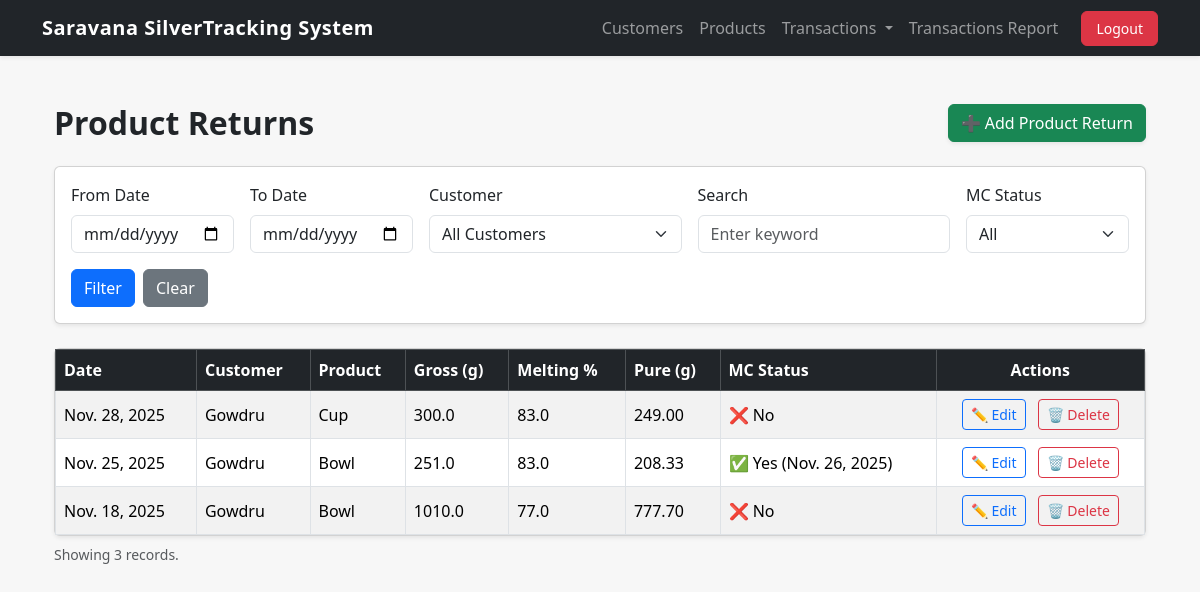
Page /transactions/product-return/list/ (signed in) on the committed database.
### transactions/models.py (models this page shows, shortened)
class ProductReturn(models.Model):
    customer = models.ForeignKey(Customer, on_delete=models.CASCADE)
    product = models.ForeignKey(Product, on_delete=models.SET_NULL, null=True)
    gross_weight = models.FloatField()
    melting_percent = models.FloatField()
    pure_weight = models.FloatField()
    mc_amount = models.DecimalField(max_digits=10, decimal_places=3)
    date = models.DateField()
    mc_given = models.BooleanField(default=False)
    mc_given_date = models.DateField(null=True, blank=True)

### customers/models.py (models this page shows, shortened)
class Customer(models.Model):
    name = models.CharField(max_length=255)
    phone = models.CharField(max_length=20, blank=True, null=True)
    address = models.TextField(blank=True, null=True)
    opening_balance = models.FloatField(default=0)  # opening silver

### products/models.py (models this page shows, shortened)
class Product(models.Model):
    name = models.CharField(max_length=255)
    MC_CHOICES = [
        ('per_gram', 'MC per Gram'),
        ('per_kg', 'MC per KG'),
    ]
    mc_type = models.CharField(
        max_length=20,
        choices=MC_CHOICES,
        default='per_kg'
    )
    mc_rate = models.FloatField()   # rate per gram or per kg based on choice

### transactions/views.py (the view, shortened to what this page needs)
# urls.py: path('product-return/list/', views.product_return_list, name='product_return_list'),
def product_return_list(request):
    qs = ProductReturn.objects.select_related('customer', 'product').order_by('-date')
    start = _parse_date(request.GET.get('start_date', ''))
    end = _parse_date(request.GET.get('end_date', ''))
    customer_id = request.GET.get('customer', '')
    q = request.GET.get('q', '').strip()
    mc_status = request.GET.get('mc_status', '')
    if start:
        qs = qs.filter(date__gte=start)
    if end:
        qs = qs.filter(date__lte=end)
    if customer_id:
        qs = qs.filter(customer_id=customer_id)
    if mc_status == 'given':
        qs = qs.filter(mc_given=True)
    elif mc_status == 'not_given':
        qs = qs.filter(mc_given=False)
    customers = Customer.objects.all()
    return render(request, 'transactions/product_return_list.html', {
        'records': qs,
        'customers': customers,
        'start_date': request.GET.get('start_date', ''),
        'end_date': request.GET.get('end_date', ''),
        'customer_selected': customer_id,
        'q': q,
        'mc_status': mc_status,
    })

### transactions/views.py (called while the page is built)
def _parse_date(s):
    try:
        return datetime.strptime(s, "%Y-%m-%d").date()
    except:
        return None

### templates/transactions/product_return_list.html (shortened to what this page needs)
{% extends "base.html" %}
{% block content %}
<div class="container mt-5">
    <div class="d-flex justify-content-between align-items-center mb-4">
        <h2 class="fw-bold mb-0">Product Returns</h2>
        <a href="{% url 'transactions:product_return_add' %}" class="btn btn-success shadow-sm">
            ➕ Add Product Return
        </a>
    </div>
    <div class="card shadow-sm mb-4 p-3">
        <form method="get" class="row g-3">
            <div class="col-md-2">
                <label for="start_date" class="form-label">From Date</label>
                <input type="date" id="start_date" name="start_date" class="form-control"
                       value="{{ start_date }}">
            </div>
            <div class="col-md-2">
                <label for="end_date" class="form-label">To Date</label>
                <input type="date" id="end_date" name="end_date" class="form-control"
                       value="{{ end_date }}">
            </div>
            <div class="col-md-3">
                <label for="customer" class="form-label">Customer</label>
                <select name="customer" id="customer" class="form-select">
                    <option value="">All Customers</option>
                </select>
            </div>
            <div class="col-md-3">
                <label for="q" class="form-label">Search</label>
                <input type="text" id="q" name="q" placeholder="Enter keyword" class="form-control"
                       value="{{ q }}">
            </div>
            <div class="col-md-2">
                <label for="mc_status" class="form-label">MC Status</label>
                <select name="mc_status" id="mc_status" class="form-select">
                    <option value="">All</option>
                </select>
            </div>
            <div class="col-md-2 d-flex align-items-end">
                <button type="submit" class="btn btn-primary me-2">Filter</button>
                <a href="{% url 'transactions:product_return_list' %}" class="btn btn-secondary">Clear</a>
            </div>
        </form>
    </div>
    <div class="card shadow-sm">
        <div class="card-body p-0">
            <div class="table-responsive">
                <table class="table table-striped table-hover table-bordered mb-0 align-middle">
                    <thead class="table-dark">
                        <tr>
                            <th>Date</th>
                            <th>Customer</th>
                            <th>Product</th>
                            <th>Gross (g)</th>
                            <th>Melting %</th>
                            <th>Pure (g)</th>
                            <th>MC Status</th>
                            <th class="text-center">Actions</th>
                        </tr>
                    </thead>
                    <tbody>
                        {% for r in records %}
                        <tr>
                            <td>{{ r.date }}</td>
                            <td>{{ r.customer.name }}</td>
                            <td>{{ r.product.name }}</td>
                            <td>{{ r.gross_weight }}</td>
                            <td>{{ r.melting_percent }}</td>
                            <td>{{ r.pure_weight|floatformat:2 }}</td>
                            <td>
                                {% if r.mc_given %}
                                    ✅ Yes ({{ r.mc_given_date }})
                                {% else %}
                                    ❌ No
                                {% endif %}
                            </td>
                            <td class="text-center">
                                <a href="{% url 'transactions:product_return_edit' r.pk %}"
                                   class="btn btn-outline-primary btn-sm me-2">
                                     ✏️ Edit
                                </a>
                                <a href="{% url 'transactions:product_return_delete' r.pk %}?next={% url 'transactions:product_return_list' %}"
                                   class="btn btn-outline-danger btn-sm">
                                     🗑️ Delete
                                </a>
                            </td>
                        </tr>
                        {% empty %}
                        <tr>
                            <td colspan="8" class="text-center py-4 text-muted">
                                ⚠ No records found
                            </td>
                        </tr>
                        {% endfor %}
                    </tbody>
                </table>
            </div>
        </div>
    </div>
    <small class="text-muted mt-2 d-block">
        Showing {{ records|length }} records.
    </small>
</div>
{% endblock %}

### templates/base.html (shortened to what this page needs)
<!doctype html>
<html lang="en">
<head>
    <link href="https://cdn.jsdelivr.net/npm/bootstrap@5.3.2/dist/css/bootstrap.min.css" rel="stylesheet">
</head>
<body>
<nav class="navbar navbar-expand-lg navbar-dark bg-dark shadow-sm">
    <div class="container">
        <a class="navbar-brand" href="/"> Saravana SilverTracking System</a>
        <div class="collapse navbar-collapse" id="navmenu">
            <ul class="navbar-nav ms-auto align-items-center">
                <li class="nav-item">
                    <a class="nav-link" href="{% url 'customers:customer_list' %}">Customers</a>
                </li>
                <li class="nav-item">
                    <a class="nav-link" href="{% url 'products:product_list' %}">Products</a>
                </li>
                <li class="nav-item dropdown">
                    <a class="nav-link dropdown-toggle" href="#" data-bs-toggle="dropdown">
                        Transactions
                    </a>
                </li>
                <li class="nav-item">
                    <a class="nav-link" href="{% url 'transactions:transactions_report' %}">Transactions Report</a>
                </li>
                <li class="nav-item">
                    <a href="{% url 'accounts:logout' %}" class="btn btn-danger logout-btn">
                        Logout
                    </a>
                </li>
            </ul>
        </div>
    </div>
</nav>
<div class="container content-wrapper">
    {% block content %}
    {% endblock %}
</div>
</body>
</html>

### templates/base.html (style rules this page uses)
body { background-color: #f7f7f7; }
.navbar-brand { font-weight: 700; letter-spacing: 0.5px; }
.nav-link { font-size: 16px; font-weight: 500; }
.logout-btn { margin-left: 15px; font-size: 14px; padding: 6px 14px; }
.content-wrapper { margin-top: 30px; margin-bottom: 40px; }

### rows in the picture
ProductReturn: date "Nov. 28, 2025", customer.name "Gowdru", product.name "Cup", gross_weight "300.0", melting_percent "83.0", pure_weight "249.00", mc_given "❌ No"
ProductReturn: date "Nov. 25, 2025", customer.name "Gowdru", product.name "Bowl", gross_weight "251.0", melting_percent "83.0", pure_weight "208.33", mc_given_date "Nov. 26, 2025"
ProductReturn: date "Nov. 18, 2025", customer.name "Gowdru", product.name "Bowl", gross_weight "1010.0", melting_percent "77.0", pure_weight "777.70", mc_given "❌ No"

### other values in the picture
{{ records|length }} "3"
